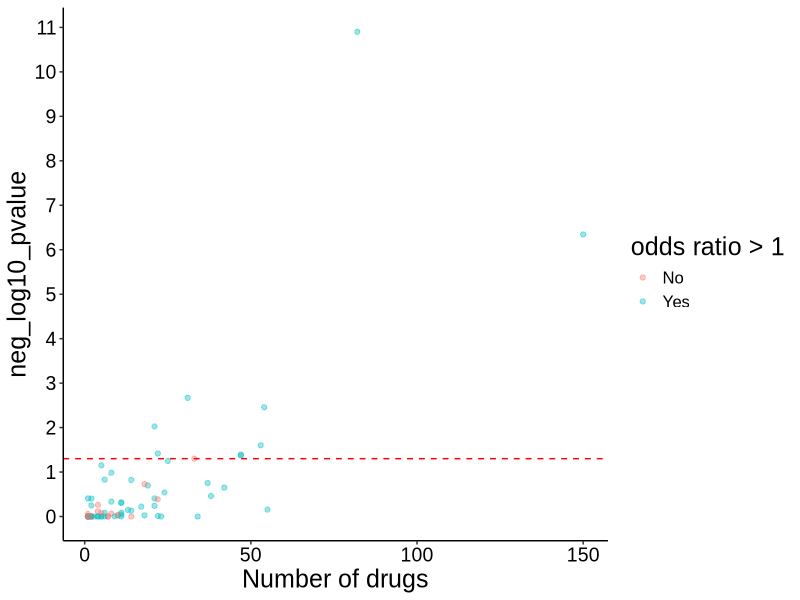
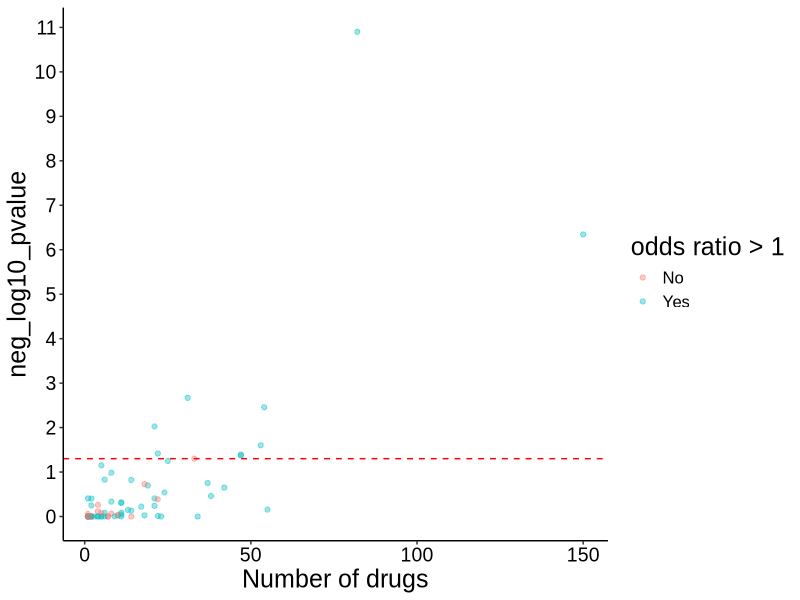
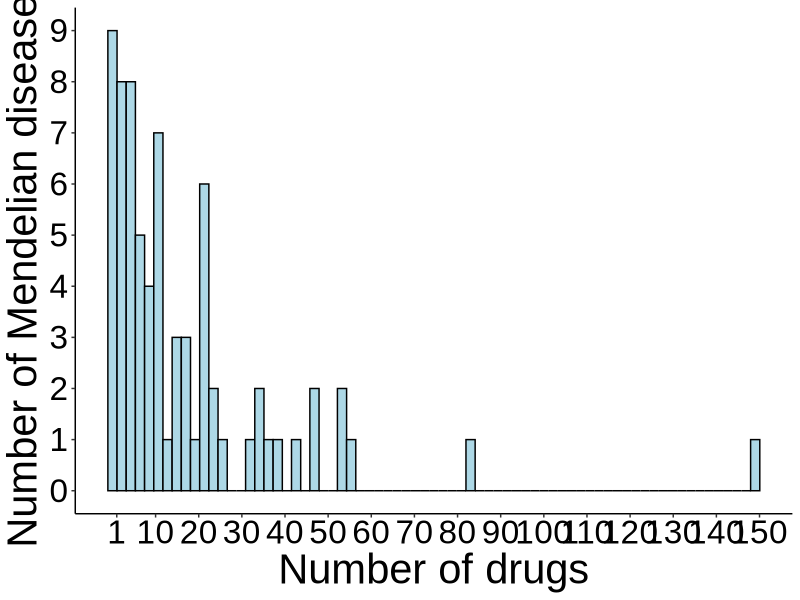
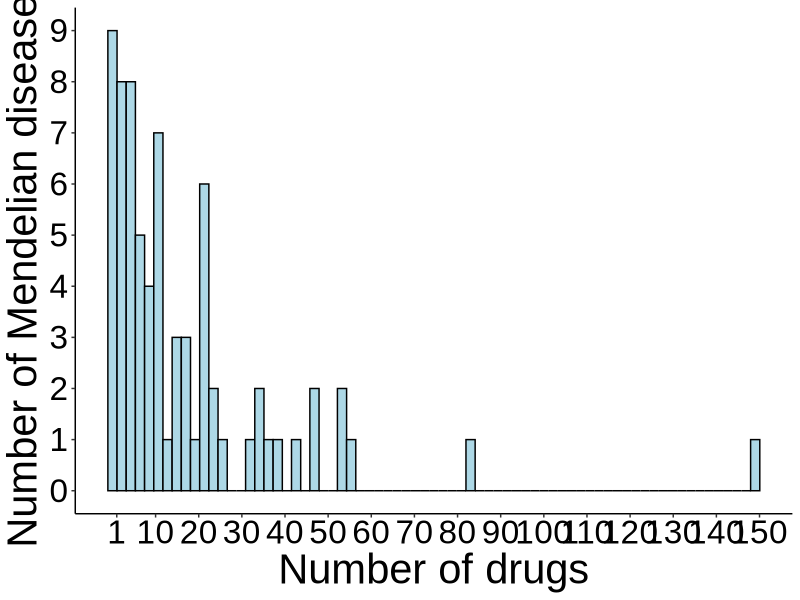
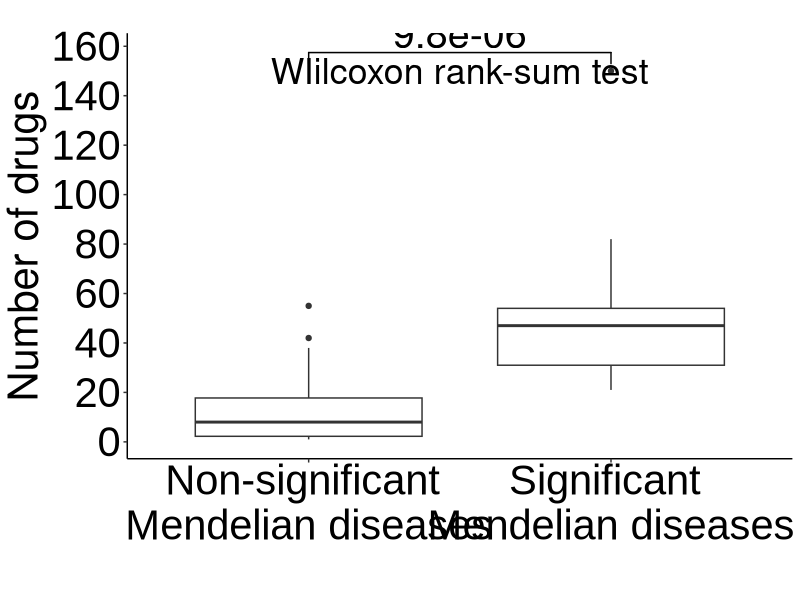
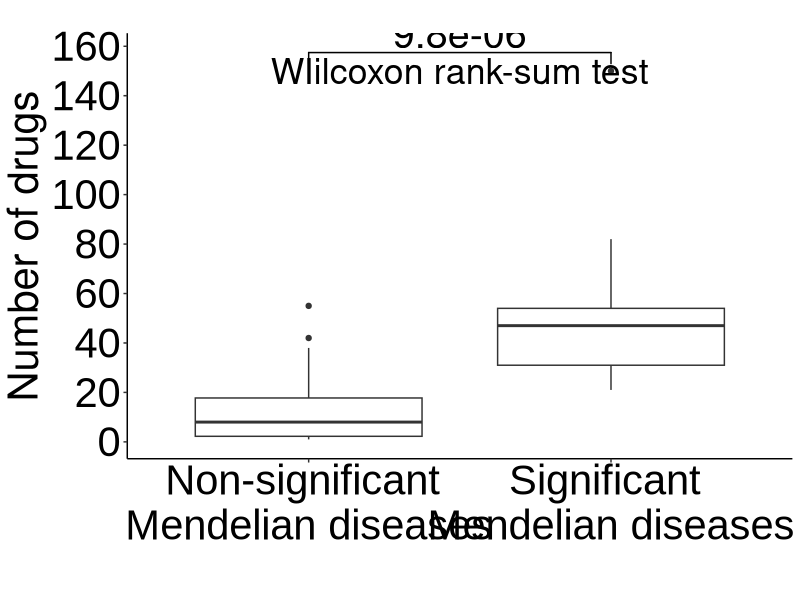

Reproduce these figures in R, in order. (Note: a time limit stopped this script after it produced the figures.)
### This script implements the per Mendelian disease analysis ###

library(dplyr)
library(data.table)
library(ggplot2)
library(ggsignif)

## Set type for image compression based on operating system
## For macOS, X11 installation is required (link: https://www.xquartz.org/)
# if Windows OS
if (Sys.info()['sysname'] == "Windows") {
  type_compression = "windows"
} 
# if Linux
if (Sys.info()['sysname'] == "Linux") {
  type_compression = "windows"
}
# if macOS
if (Sys.info()['sysname'] == "Darwin") {
  type_compression = "cairo"
} 

## -- load data -- ##

# Mendelian - complex disease comorbidities
md_cd_comorbidities = fread("processed_data/md_cd_comorbidities.txt")
unique_cd = unique(md_cd_comorbidities$complex_disease)
unique_md = unique(md_cd_comorbidities$mendelian_disease)

# complex disease categories
complex_disease_categories = data.table::fread("processed_data/complex_disease_category.txt")
md_cd_comorbidities = left_join(md_cd_comorbidities, complex_disease_categories, by = "complex_disease")

# indicated/investigated drugs for the complex diseases
investigated_indicated_drugs = fread("processed_data/drugs_inv_ind_per_disease.txt")
investigated_indicated_drugs = reshape2::melt(investigated_indicated_drugs, "drugbank_id", colnames(investigated_indicated_drugs)[2:ncol(investigated_indicated_drugs)])
investigated_indicated_drugs = na.omit(investigated_indicated_drugs) ; rownames(investigated_indicated_drugs) = NULL
investigated_indicated_drugs = investigated_indicated_drugs %>%
  dplyr::select(drugbank_id, complex_disease = variable) %>%
  distinct()

# Mendelian disease causal genes
md_genes = data.table::fread("processed_data/md_genes.txt")

# drug - targets
db_drug_targets = fread("processed_data/drugbank_all_drugs_known_targets.txt") %>%
  dplyr::select(db_id, drug_target) %>% 
  distinct()

# number of gene-targets per drug
drugs_nr_targets = fread("processed_data/drugbank_all_drugs_known_targets.txt") %>%
  dplyr::select(db_id, drug_target) %>%
  distinct() %>%
  group_by(db_id) %>% 
  mutate(total_targets = length(drug_target)) %>%
  dplyr::select(db_id, total_targets) %>% 
  ungroup() %>%
  distinct()

## -- find drugs targeting each Mendelian disease genes -- ##

# empty list - each element is a mendelian disease
md_comorbidities = list()
for (md in unique_md) {
  md_comorbidities[[md]] = md_cd_comorbidities %>% filter(mendelian_disease == md) %>% dplyr::select(-comorbidity)
} ; rm(md)

# annotate with Mendelian disease genes
for (i in 1:length(md_comorbidities)) {
  
  # add Mendelian disease genes
  md_comorbidities[[i]] = left_join(md_comorbidities[[i]], md_genes, by = "mendelian_disease")
  md_comorbidities[[i]] = md_comorbidities[[i]] %>% 
    dplyr::select(complex_disease, disease_category, md_gene = causal_gene) %>%
    distinct()
  
  # add drugs targeting the Mendelian disease genes
  md_comorbidities[[i]] = left_join(md_comorbidities[[i]], db_drug_targets, by = c("md_gene" = "drug_target"))
  if (sum(is.na(md_comorbidities[[i]]$db_id)) != 0) {
    md_comorbidities[[i]] = md_comorbidities[[i]][-which(is.na(md_comorbidities[[i]]$db_id)), ] ; rownames(md_comorbidities[[i]]) = NULL
  }
  
  # keep needed columns
  md_comorbidities[[i]] = md_comorbidities[[i]] %>% 
    dplyr::select(complex_disease, disease_category, db_id) %>%
    distinct()
  
  cat(i, "\n")
} ; rm(i)

### NOTE: 19 Mendelian diseases are causally associated with genes NOT targeted by any existing drug with know drug targets
###       Therefore, we remove them from the downstream analysis
md_comorbidities = md_comorbidities[lapply(md_comorbidities, nrow) > 0] # 71 Mendelian diseases remain

## -- logistic regression per Mendelian disease -- ##

# create list of logistic regression inputs for each Mendelian disease
log_reg_input = vector("list", length = length(md_comorbidities))
names(log_reg_input) = names(md_comorbidities)

for (i in 1:length(md_comorbidities)) {
  
  # if drugs are recommended for repurposing...
  if (nrow(md_comorbidities[[i]]) != 0) {
    
    ## candidate drugs
    candidate_drugs_temp = unique(md_comorbidities[[i]]$db_id)
    
    ## complex diseases that these drugs are recommended for repurposing
    complex_diseases_temp = unique(md_comorbidities[[i]]$complex_disease)
    
    ## complex diseases these drugs are indicated/investigated
    # not all drugs will be indicated/investigated for a disease --> keep this in mind when you build the logistic regression input data frame
    ind_inv_temp = investigated_indicated_drugs %>%
      filter(drugbank_id %in% candidate_drugs_temp) %>%
      mutate(indicated_investigated = 1)
    
    ## create logistic regression input
    
    # each row should be a drug-complex disease pair
    log_reg_input[[i]] = data.frame(drug = rep(candidate_drugs_temp, each = length(unique_cd)))
    
    # add complex diseases
    log_reg_input[[i]]$disease = unique_cd

    # add disease category
    log_reg_input[[i]] = left_join(log_reg_input[[i]], complex_disease_categories, by = c("disease" = "complex_disease"))
    
    # add number of targets
    log_reg_input[[i]] = left_join(log_reg_input[[i]], drugs_nr_targets, by = c("drug" = "db_id"))
    
    # add indicated/investigated drugs
    log_reg_input[[i]] = left_join(log_reg_input[[i]], ind_inv_temp, by = c("drug" = "drugbank_id", "disease" = "complex_disease"))
    log_reg_input[[i]]$indicated_investigated = ifelse(is.na(log_reg_input[[i]]$indicated_investigated), 0, 1)
    
    # add drug candidates information
    log_reg_input[[i]]$recommended = ifelse(log_reg_input[[i]]$disease %in% complex_diseases_temp, 1, 0)
  }
  
  ## track progress
  cat(i, "\n")
} ; rm(i, candidate_drugs_temp, complex_diseases_temp, ind_inv_temp)

## run logistic regression
log_reg_results = vector("list", length = length(log_reg_input))
names(log_reg_results) = names(log_reg_input)

for (i in 1:length(log_reg_input)) {
  
  # run logistic regression
  glm_fits_temp = glm(indicated_investigated ~  disease_category + total_targets + recommended, 
                      data = log_reg_input[[i]], 
                      family = binomial())
  log_summary_temp = summary(glm_fits_temp)$coefficients
  
  # populate list
  log_reg_results[[i]] = log_summary_temp
    
  ## track progress
  cat(i, "\n")
} ; rm(i, glm_fits_temp, log_summary_temp)

## create a data frame with the results of logistic regression for each Mendelian disease
log_reg_results_summary = data.frame(mendelian_disease = names(md_comorbidities), beta = NA, pvalue = NA)

for (i in 1:length(log_reg_results)){
  
  log_reg_results[[i]] = data.frame(log_reg_results[[i]])
  log_reg_results_summary[i, "beta"] = log_reg_results[[i]]["recommended", "Estimate"]
  log_reg_results_summary[i, "pvalue"] = log_reg_results[[i]]["recommended", "Pr...z.."]
  
} ; rm(i)

log_reg_results_summary = log_reg_results_summary %>% 
  arrange(pvalue)
log_reg_results_summary %>% filter(pvalue < 0.05) %>% nrow() # 9 significant Mendelian diseases at a nominal level (p<0.05)

## -- annotate each Mendelian disease with number of complex disease comorbidities and number of drugs targeting its associated genes -- ##

## number of comorbidities per Mendelian disease
md_nr_comorbidities = md_cd_comorbidities %>%
  dplyr::select(mendelian_disease, complex_disease) %>%
  group_by(mendelian_disease) %>%
  mutate(nr_comorbidities = length(complex_disease)) %>%
  ungroup() %>%
  dplyr::select(mendelian_disease, nr_comorbidities) %>%
  distinct()
log_reg_results_summary = left_join(log_reg_results_summary, md_nr_comorbidities, by = "mendelian_disease")

## number of drugs targeting the genes associated with each Mendelian disease
md_genes_drugs = left_join(md_genes, db_drug_targets, by = c("causal_gene" = "drug_target"))
md_genes_drugs = na.omit(md_genes_drugs) ; rownames(md_genes_drugs) = NULL
md_genes_drugs = md_genes_drugs %>%
  group_by(mendelian_disease) %>% 
  mutate(nr_drugs = length(db_id)) %>%
  ungroup() %>%
  dplyr::select(mendelian_disease, nr_drugs) %>% 
  distinct()
log_reg_results_summary = left_join(log_reg_results_summary, md_genes_drugs, by = "mendelian_disease")

## -- visualizations -- ##
log_reg_results_summary = log_reg_results_summary %>% arrange(nr_comorbidities)
log_reg_results_summary$nr_comorbidities = factor(log_reg_results_summary$nr_comorbidities, levels = log_reg_results_summary$nr_comorbidities, labels = log_reg_results_summary$nr_comorbidities)
log_reg_results_summary$beta = ifelse(exp(log_reg_results_summary$beta) > 1, 1, 0)
log_reg_results_summary$beta = factor(log_reg_results_summary$beta, levels = c(0, 1), labels = c("No", "Yes"))

fig_s3 = ggplot(log_reg_results_summary, aes(x = nr_drugs, y = -log10(pvalue))) +
  geom_point(alpha = 0.4, size = 1.5, aes(color = beta)) +
  # scale_x_discrete(breaks = seq(1, 61, 1)) +
  scale_y_continuous(breaks = seq(0, 11, 1)) +
  labs(color = "odds ratio > 1") +
  xlab("Number of drugs") +
  ylab("neg_log10_pvalue") +
  geom_hline(yintercept = -log10(0.05), linetype = "dashed", color = "red") +
  theme_classic() +
  theme(axis.text = element_text(size = 14, family = "Arial", color = "black"),
        axis.title = element_text(size = 18, family = "Arial", color = "black"),
        title = element_text(size = 18, family = "Arial", color = "black"), 
        legend.text = element_text(size = 12, family = "Arial", color = "black"))

fig_s3
ggsave(filename = "FigS3_per_MD_analysis_results.tiff", 
       path = "figures/",
       width = 7, height = 5, device = 'tiff',
       dpi = 700, compression = "lzw", type = type_compression)
dev.off()

# histogram drug-to-gene ratio per Mendelian disease
nr_genes_per_md = md_genes %>%
  group_by(mendelian_disease) %>%
  mutate(nr_genes = length(causal_gene)) %>%
  ungroup() %>%
  dplyr::select(mendelian_disease, nr_genes) %>%
  distinct()
log_reg_results_summary = left_join(log_reg_results_summary, nr_genes_per_md, by = "mendelian_disease")
log_reg_results_summary$drug_to_gene_ratio = log_reg_results_summary$nr_drugs / log_reg_results_summary$nr_genes

fig3a = ggplot(log_reg_results_summary, aes(x = nr_drugs)) +
  geom_histogram(color = "black", fill = "lightblue", bins = 71) +
  scale_x_continuous(breaks = c(1, 10, 20, 30, 40, 50, 60, 70, 80, 90, 100, 110, 120, 130, 140, 150)) +
  scale_y_continuous(breaks = seq(0, 9)) +
  xlab("Number of drugs") +
  ylab("Number of Mendelian diseases") +
  theme_classic() +
  theme(axis.text = element_text(size = 24, family = "Arial", color = "black"),
        axis.title = element_text(size = 30, family = "Arial", color = "black"))

fig3a
ggsave(filename = "Fig3A_drugs_per_MD.tiff", 
       path = "figures/",
       width = 12, height = 8, device = 'tiff',
       dpi = 700, compression = "lzw", type = type_compression)
dev.off()

# number of drugs - rank sum test
log_reg_results_summary$sig = ifelse(log_reg_results_summary$pvalue < 0.05, 1, 0)
log_reg_results_summary$sig = factor(log_reg_results_summary$sig, levels = c(0, 1), labels = c("Non-significant \nMendelian diseases", "Significant \nMendelian diseases"))
fig_3b = ggplot(log_reg_results_summary, aes(y = nr_drugs, x = sig)) +
  geom_boxplot() +
  # geom_jitter(width = 0.1, alpha = 0.5, size = 4) +
  xlab("") +
  ylab("Number of drugs") +
  labs(title = "") +
  scale_y_continuous(breaks = seq(0, 170, 20)) +
  theme_classic() +
  geom_signif(comparisons = list(c("Significant \nMendelian diseases", "Non-significant \nMendelian diseases")), test = "wilcox.test", test.args = list(alternative = "greater"),   
              map_signif_level = FALSE, textsize = 10) +
  annotate(geom = "text", x = 1.5, y = 150, label = "WIilcoxon rank-sum test", size = 9) +
  theme(axis.text = element_text(size = 30, family = "Arial", color = "black"),
        axis.title = element_text(size = 30),
        legend.position = "none")

fig_3b
ggsave(filename = "Fig3B_rank_sum_test.tiff", 
       path = "figures/",
       width = 12, height = 12, device = 'tiff',
       dpi = 700, compression = "lzw", type = type_compression)
dev.off()

## -- observed vs permutations -- ##

## Now, that we have the signal that significant Mendelian diseases are targeted by a higher number of drugs compared to non-significant,
## we want to exclude the possibility that our significant results from the main analysis are due to the high number of drugs rather than the comorbidity information

# Mendelian - complex disease comorbidities
md_cd_comorbidities = md_cd_comorbidities %>% 
  dplyr::select(mendelian_disease, complex_disease) %>%
  arrange(mendelian_disease)

# drugs targeting md_genes
drugs_targeting_md_genes = left_join(md_genes, db_drug_targets, by = c("causal_gene" = "drug_target")) %>%
  na.omit() %>%
  dplyr::select(db_id) %>%
  distinct()

### -- observed -- ###

## create logistic regression input
# each row is a drug-complex disease pair
log_input_obs = data.frame(db_id = rep(drugs_targeting_md_genes$db_id, each = length(unique_cd)))

# add complex diseases
log_input_obs$complex_disease = unique_cd

# add disease category
log_input_obs = left_join(log_input_obs, complex_disease_categories, by = "complex_disease")

# add candidate drugs information
x = left_join(md_cd_comorbidities, md_genes, by = "mendelian_disease")
x = na.omit(x) ; rownames(x) = NULL
x = x %>% dplyr::select(complex_disease, causal_gene) %>% distinct
x = left_join(x, db_drug_targets, by = c("causal_gene" = "drug_target"))
x = na.omit(x) ; rownames(x) = NULL
x = x %>% dplyr::select(-causal_gene) %>% distinct()
x$recommended = 1
log_input_obs = left_join(log_input_obs, x, by = c("complex_disease", "db_id"))
log_input_obs$recommended = ifelse(is.na(log_input_obs$recommended), 0, 1)

# number of drug targets
log_input_obs = left_join(log_input_obs, drugs_nr_targets, by = c("db_id" = "db_id"))

# add investigated/indicated drugs
investigated_indicated_drugs$indicated_investigated = 1
log_input_obs = left_join(log_input_obs, investigated_indicated_drugs, by = c("db_id" = "drugbank_id", "complex_disease" = "complex_disease"))
log_input_obs$indicated_investigated = ifelse(is.na(log_input_obs$indicated_investigated), 0, 1)

# logistic regression
glm_fit_obs = glm(indicated_investigated ~ total_targets + disease_category + recommended,
                  data = log_input_obs, 
                  family = binomial())
log_reg_summary_obs = summary(glm_fit_obs)$coefficients
or_obs = exp(log_reg_summary_obs[8, 1])
pvalue_obs = log_reg_summary_obs[8, 4]

## -- permutations -- ##

## NOTE: in this permutation analysis, we shuffle the drugs targeting each Mendelian disease.
## This is equivalent to shuffling the rows of drugs in our logistic regression input

## create logistic regression input
# each row is a drug-complex disease pair
log_input_perm = data.frame(db_id = rep(drugs_targeting_md_genes$db_id, each = length(unique_cd)))

# add complex diseases
log_input_perm$complex_disease = unique_cd

# add disease category
log_input_perm = left_join(log_input_perm, complex_disease_categories, by = "complex_disease")

# add candidate drugs information
x = left_join(md_cd_comorbidities, md_genes, by = "mendelian_disease")
x = na.omit(x) ; rownames(x) = NULL
x = x %>% dplyr::select(complex_disease, causal_gene) %>% distinct
x = left_join(x, db_drug_targets, by = c("causal_gene" = "drug_target"))
x = na.omit(x) ; rownames(x) = NULL
x = x %>% dplyr::select(-causal_gene) %>% distinct()
x$recommended = 1
log_input_perm = left_join(log_input_perm, x, by = c("complex_disease", "db_id"))
log_input_perm$recommended = ifelse(is.na(log_input_perm$recommended), 0, 1)

## perform permutation analysis 
# empty data frame to populate with permutation results
log_reg_results_permutation = data.frame(permutation = NA,
                                         odds_ratio = NA,
                                         pvalue = NA)

for (permutation in 1:1000) {
  
  # shuffle the drugs
  drugs_original = unique(log_input_perm$db_id)
  drugs_shuffled = sample(drugs_original, replace = FALSE)
  log_input_perm_temp = log_input_perm
  log_input_perm_temp$db_id = rep(drugs_shuffled, each = 65)
  
  # add number of drug targets
  log_input_perm_temp = left_join(log_input_perm_temp, drugs_nr_targets, by = c("db_id" = "db_id"))
  
  # add investigated/indicated drugs
  log_input_perm_temp = left_join(log_input_perm_temp, investigated_indicated_drugs, by = c("db_id" = "drugbank_id", "complex_disease" = "complex_disease"))
  log_input_perm_temp$indicated_investigated = ifelse(is.na(log_input_perm_temp$indicated_investigated), 0, 1)
  
  # run logistic regression
  glm_fit_perm_temp = glm(indicated_investigated ~ total_targets + disease_category + recommended,
                          data = log_input_perm_temp, 
                          family = binomial())
  log_reg_summary_temp = summary(glm_fit_perm_temp)$coefficients
  
  # populate the results data frame
  log_reg_results_permutation[permutation, "permutation"] = permutation
  log_reg_results_permutation[permutation, "odds_ratio"] = exp(log_reg_summary_temp[8, 1])
  log_reg_results_permutation[permutation, "pvalue"] = log_reg_summary_temp[8, 4]

  ## track progress
  cat(permutation, "\n")
}

## calculate p-value after permutations
perm_pvalue = sum(pvalue_obs >= log_reg_results_permutation$pvalue) / 1000 # 0.018 = 1.8%
sum(or_obs <= log_reg_results_permutation$odds_ratio) / 1000 # 0.014 = 1.4%

# ## visualizations of results
# ggplot(log_reg_results_permutation, aes(x = odds_ratio)) +
#   geom_histogram(color = "black", fill = "lightblue") +
#   geom_vline(xintercept = or_obs, color = "red", linewidth = 0.8) +
#   xlab("Odds ratio") +
#   ylab("count") +
#   scale_x_continuous(breaks = seq(0, 2.25, 0.25), limits = c(0.75, 2.25)) +
#   annotate(geom = "text", x = 1.95, y = 145, label = paste0(sum(or_obs <= log_reg_results_permutation$odds_ratio) / 1000*100, "%"), size = 7, family = "Arial", color = "red", fontface = "bold") +
#   theme_classic() +
#   theme(axis.text = element_text(size = 20, family = "Arial", colour = "black"),
#         axis.title = element_text(size = 22, family = "Arial", colour = "black"))

## -- gene level analysis -- ##

# histogram of number of drugs per Mendelian gene
md_genes_drugs = left_join(md_genes, db_drug_targets, by = c("causal_gene" = "drug_target"))
md_genes_drugs = md_genes_drugs %>%
  dplyr::select(causal_gene, db_id) %>%
  distinct() %>%
  group_by(causal_gene) %>% 
  mutate(nr_drugs = if_else(sum(is.na(unique(db_id))) == 1, "0", "over_0")) %>%
  mutate(nr_drugs = if_else(nr_drugs != "0", length(unique(db_id)), 0)) %>%
  ungroup() %>%
  dplyr::select(causal_gene, nr_drugs) %>% 
  distinct() %>%
  filter(nr_drugs > 0)

fi3c = ggplot(md_genes_drugs, aes(x = nr_drugs)) +
  geom_histogram(color = "black", fill = "lightblue", bins = 75) +
  scale_x_continuous(breaks = c(1, 5, 10, 15, 20, 25, 30, 35, 40, 45, 50, 55, 60, 65, 70, 75, 80, 85)) +
  scale_y_continuous(breaks = seq(0, 75, 5)) +
  xlab("Number of drugs") +
  ylab("Number of genes") +
  theme_classic() +
  theme(axis.text = element_text(size = 24, family = "Arial", color = "black"),
        axis.title = element_text(size = 30, family = "Arial", color = "black"))

fi3c
ggsave(filename = "Fig3C_drugs_per_MD_gene.tiff", 
       path = "figures/",
       width = 12, height = 8, device = 'tiff',
       dpi = 700, compression = "lzw", type = type_compression)
dev.off()

## analysis per Mendelian disease gene
# keep druggable md genes
md_genes_druggable = md_genes %>% filter(causal_gene %in% db_drug_targets$drug_target)
unique_md_genes = unique(md_genes_druggable$causal_gene)
lr_inputs = vector("list", length(unique(unique_md_genes)))
names(lr_inputs) = unique_md_genes

for (i in 1:length(unique_md_genes)) {
  
  # gene
  md_gene_temp = unique_md_genes[[i]]
  
  # drugs targeting that gene
  drugs_targeting_md_gene_temp = db_drug_targets %>% filter(drug_target == md_gene_temp)
  drugs_targeting_md_gene_temp = unique(drugs_targeting_md_gene_temp$db_id)
  
  # Mendelian diseases linked to that gene
  md_disease_temp = md_genes %>% filter(causal_gene == md_gene_temp)
  md_disease_temp = unique(md_disease_temp$mendelian_disease)
  
  # comorbidities of these Mendelian diseases
  md_comorbidities_temp = md_cd_comorbidities %>% filter(mendelian_disease %in% md_disease_temp)
  md_comorbidities_temp = unique(md_comorbidities_temp$complex_disease)
  
  # each row should be a drug-complex disease pair
  log_input = data.frame(drug = rep(drugs_targeting_md_gene_temp, each = length(unique_cd)))
  
  # add complex diseases
  log_input$disease = unique_cd
  
  # add disease category
  log_input = left_join(log_input, complex_disease_categories, by = c("disease" = "complex_disease"))
  
  # add number of targets
  log_input = left_join(log_input, drugs_nr_targets, by = c("drug" = "db_id"))
  
  # add indicated/investigated drugs
  log_input = left_join(log_input, investigated_indicated_drugs, by = c("drug" = "drugbank_id", "disease" = "complex_disease"))
  log_input$indicated_investigated = ifelse(is.na(log_input$indicated_investigated), 0, 1)
  
  # add recommended candidate drugs
  log_input$recommended = ifelse(log_input$disease %in% md_comorbidities_temp, 1, 0)
  
  lr_inputs[[i]] = log_input
  
  cat(i, "-", length(unique_md_genes), "\n")
}

## run logistic regression
log_reg_results = data.frame(md_genes = unique_md_genes, comorbidity_OR = NA, comorbidity_P = NA)

for (i in 1:nrow(log_reg_results)) {
  
  # run logistic regression
  if (length(unique(lr_inputs[[i]]$total_targets)) == 1) {
    glm_fits_temp = glm(indicated_investigated ~  disease_category + recommended, 
                        data = lr_inputs[[i]], 
                        family = binomial())
    log_summary_temp = as.data.frame(summary(glm_fits_temp)$coefficients)
    log_reg_results[i, "comorbidity_OR"] = exp(log_summary_temp[7, 1])
    log_reg_results[i, "comorbidity_P"] = log_summary_temp[7, 4]
    
  }
  
  if (length(unique(lr_inputs[[i]]$total_targets)) > 1) {
    glm_fits_temp = glm(indicated_investigated ~  disease_category + total_targets + recommended, 
                        data = lr_inputs[[i]], 
                        family = binomial())
    log_summary_temp = as.data.frame(summary(glm_fits_temp)$coefficients)
    log_reg_results[i, "comorbidity_OR"] = exp(log_summary_temp[8, 1])
    log_reg_results[i, "comorbidity_P"] = log_summary_temp[8, 4]
  }
  
  cat(i, "-", nrow(log_reg_results), "\n")
}

log_reg_results$sig = ifelse(log_reg_results$comorbidity_P < 0.05, 1, 0)

## add nr of targets for each MD gene
md_genes_druggable = left_join(md_genes_druggable, db_drug_targets, by = c("causal_gene" = "drug_target"))
md_genes_druggable = md_genes_druggable %>% 
  group_by(causal_gene) %>%
  mutate(nr_drugs = length(unique(db_id))) %>%
  ungroup() %>%
  distinct()
md_genes_nr_drugs = md_genes_druggable %>%
  dplyr::select(causal_gene, nr_drugs) %>% 
  distinct()

log_reg_results = left_join(log_reg_results, md_genes_nr_drugs, by = c("md_genes" = "causal_gene"))
log_reg_results$sig = factor(log_reg_results$sig, levels = c("0", "1"), labels = c("Non-significant \ngenes", "Significant \ngenes"))

fig_3d = ggplot(log_reg_results, aes(x = sig, y = nr_drugs)) +
  geom_boxplot() +
  # geom_point(alpha = 0.5, position = "jitter") +
  xlab("") +
  ylab("Number of drugs") +
  geom_signif(comparisons = list(c("Significant \ngenes", "Non-significant \ngenes")), test.args = list(alternative = "greater"), 
              map_signif_level = FALSE, textsize = 10) +
  annotate(geom = "text", x = 1.5, y = 85, label = "WIilcoxon rank-sum test", size = 9) +
  scale_y_continuous(breaks = seq(0, 85, 10)) +
  theme_classic() +
  theme(axis.text = element_text(size = 30, family = "Arial", color = "black"),
        axis.title = element_text(size = 30),
        legend.position = "none")

fig_3d
ggsave(filename = "Fig3C_per_gene_drugs.tiff", 
       path = "figures/",
       width = 12, height = 12, device = 'tiff',
       dpi = 700, compression = "lzw", type = type_compression)
dev.off()
